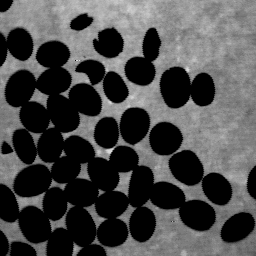
#> input picture TP_LPE/Image.png, 256 x 256 px
$ python tplpe_other_student.py   (Python 2 division)
#> lines starting #> are read from the running program, lines starting #| are printed output that depends on the picture; after the words box and inside, x2 and y2 are one past the last pixel; in counts of white or black regions, pixels touching at a corner belong together
"author Pallas leo & Abrial julie"
import numpy as np
import scipy.sparse
import matplotlib.pyplot as plt

import cv2

#telechargement de l'image
image = cv2.imread('Image.png', 0)
#> image is the input picture: shape (256, 256); min 0, max 220, mean 73.3

#seuillage
ret,thresh2= cv2.threshold(image,0,255,cv2.THRESH_BINARY_INV)
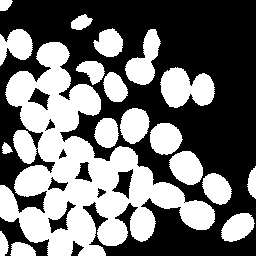
#> thresh2: shape (256, 256); 43.6% white; 19 white regions, largest, box (x1, y1, x2, y2) and area: (0, 42, 215, 256) 18141, (160, 67, 215, 108) 1565, (125, 29, 161, 85) 1054

plt.imshow(thresh2,'gray')
#plt.show()
#carte des distance
distance = cv2.distanceTransform(thresh2,cv2.DIST_L2,3)
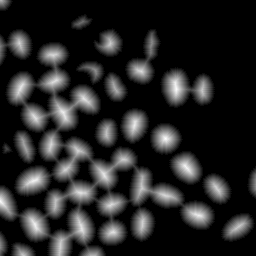
#> distance: shape (256, 256) float32; min 0, max 15.28, mean 2.23; drawn with min black and max white
#mise au noir du fond
for i in range(0, len(thresh2)):
    for j in range (0, len(thresh2[1])):
        if thresh2[i,j] >= 100:
            thresh2[i,j] = thresh2[i,j]-16*distance[i,j]
        else:
            thresh2[i,j]=0
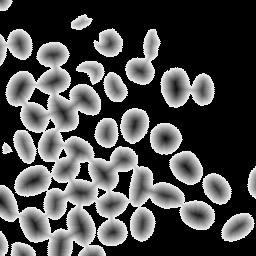
#> thresh2: shape (256, 256); min 0, max 239, mean 75.4

plt.imshow(thresh2,'gray')
plt.show()
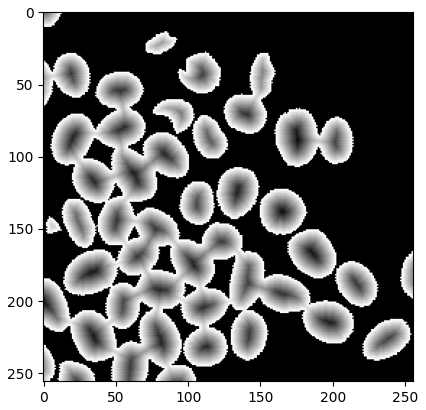
#> figure drawn by matplotlib, 1 panel


#seuillage adaptatif

thresh3= cv2.adaptiveThreshold((np.max(distance)-distance).astype(np.uint8),255,cv2.ADAPTIVE_THRESH_MEAN_C,cv2.THRESH_BINARY_INV,35,2)
#> thresh3: shape (256, 256); 20.4% white; 44 white regions (1 under 20 px), largest, box (x1, y1, x2, y2) and area: (52, 88, 97, 127) 725, (134, 170, 181, 205) 697, (93, 151, 134, 187) 591
plt.imshow(thresh3,'gray')
#plt.show()

#ouverture par erotion puis dilatation pour obtenir marqueur grains

kernel = np.ones((4,4),np.uint8)
ouverture = cv2.morphologyEx(thresh3, cv2.MORPH_OPEN, kernel)
#> ouverture: shape (256, 256); 19.9% white; 47 white regions (1 under 20 px), largest, box (x1, y1, x2, y2) and area: (167, 73, 186, 104) 475, (21, 171, 47, 192) 420, (186, 207, 212, 227) 416


plt.imshow(ouverture,'gray')
#plt.show()

#seuillage puis erosion pour obtenir marqueur fond
kernel1 = np.ones((3,3),np.uint8)
ret2,thresh4 = cv2.threshold(image,10,255,cv2.THRESH_BINARY_INV)
#> thresh4: shape (256, 256); 44.2% white; 20 white regions (1 under 20 px), largest, box (x1, y1, x2, y2) and area: (0, 42, 215, 256) 18343, (160, 67, 215, 108) 1588, (125, 28, 161, 85) 1067
thresh4=255-thresh4
erosion = cv2.erode(thresh4,kernel1,iterations = 1)
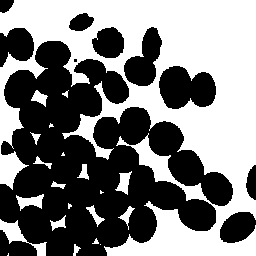
#> erosion: shape (256, 256); 48.9% white; 21 white regions (6 under 20 px), largest, box (x1, y1, x2, y2) and area: (0, 0, 256, 256) 30150, (0, 219, 47, 256) 494, (16, 194, 44, 211) 247

plt.imshow(erosion,'gray')
#plt.show()

#fusion des deux marqueurs
ret, marqueur = cv2.connectedComponents(ouverture)
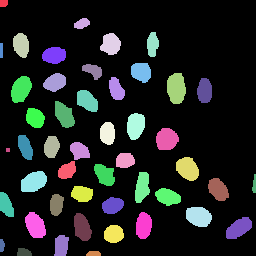
#> marqueur: shape (256, 256) int32; 48 distinct labels, from 0 to 47; one colour per label, 0 black
#> ret = 48

unknown = cv2.subtract(erosion,ouverture)


marqueur[unknown==255] = np.max(marqueur) + 1
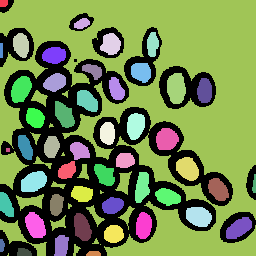
#> marqueur: shape (256, 256) int32; 49 distinct labels, from 0 to 48; one colour per label, 0 black

plt.imshow(marqueur,'jet')
plt.show()

#initialisation de la FAH
FAH_x = []
FAH_y = []
for i in range(0,256):
    FAH_x.append([])
    FAH_y.append([])


for i in range(0, len(marqueur)):
    for j in range (0, len(marqueur[1])):
        if marqueur[i,j]!=0:
            FAH_x[thresh2[i,j]].append(i)
            FAH_y[thresh2[i,j]].append(j)


vide=0
com=0
plt.ion()
while vide != 1:
    for i in range(0,256):
        if len(FAH_x[i])!=0:
            x=FAH_x[i][0]
            y=FAH_y[i][0]
            del FAH_x[i][0]
            del FAH_y[i][0]
            for k in range(-1,2):
                for l in range(-1,2):
                    if x+k<len(thresh2[1]) and x+k>=0 and y+l<len(thresh2) and y+l>=0:
                        if marqueur[x+k,y+l]==0:
                            marqueur[x+k,y+l]=marqueur[x,y]
                            FAH_x[thresh2[x+k, y+l]].append(x+k)
                            FAH_y[thresh2[x+k, y+l]].append(y+l)
                            com+=1
                            if com%500==0:
                                plt.imshow(marqueur, 'jet')
                                plt.show()
                                plt.pause(0.001)

            break
#> marqueur: shape (256, 256) int32; 49 distinct labels, from 0 to 48
#> after the loop, com = 2
    vide=1
    for i in range (0,256):
        if len(FAH_x[i])!=0:
            vide=0
plt.ioff()
plt.imshow(marqueur,'jet')
plt.show()
print "Nombre de grains de cafe: "
print (np.max(marqueur)-1) #On retranche 1 car le marqueur 1 correspond au fond et non a un grain de cafe
